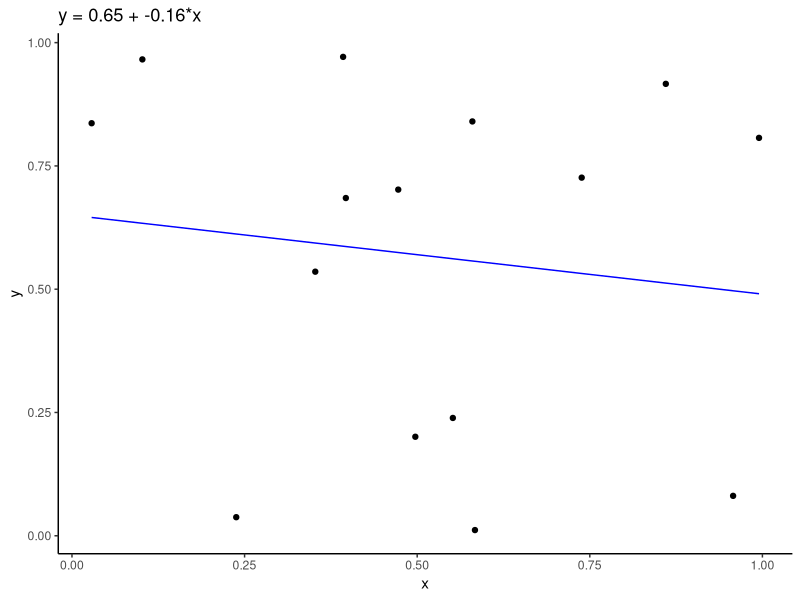
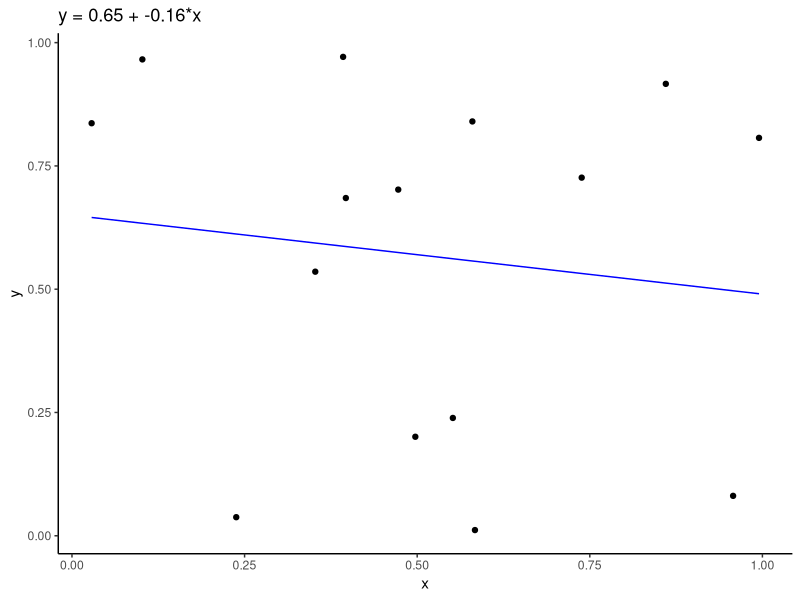

Here is the R script that generated these plots, in order: (Note: this script raises an error after producing the figures.)
## ---- chunk 1
knitr::opts_chunk$set(echo = TRUE)
# load packages
library(ggplot2);theme_set(theme_classic())
library(plyr)
library(multcompView)
# set working directory
setwd("C:/Users/Adria/Documents/R/Projects/BIO381/HW7")
# set random number seed
set.seed(100)
## ---- chunk 2
# Define Functions------------------------------------
#######################################
#FUNCTION: simulateModel
#simulates y as a function of x
#input: x - a vector of x values
#       model - a string containing expression that tranforms x
#             example: for y = 5*x enter model = '5x'
#             check that the expression can be evaluated 
#             by replacing x with 1 and pasting in console (5*1)
#output: z - a list containng:
#             model - a string of the model equation
#             df - data frame of x and y values
#--------------------------------------
simulateModel <- function(
                    X = data.frame(X1= rnorm(10),X2=rnorm(10)), #number of samples
                    model = '0 + 1*X1 + 2*X2 + rnorm(length(X1),0,1)'
                    ){
  y <- with(X, eval(parse(text=model)))
  df  <- cbind(y=y,X)
  return(df)
} 
print(simulateModel())

#######################################
#///FUNCTION: MLR_results
#conducts muliple regression and returns list of key results
#input: df - data frame of three or more numeric vectors
#       model - two sided formula object that uses the column 
#               names from the df
#output: a list of key results
#--------------------------------------
MLR_results <- function(df = NULL, model=NULL){
  if(is.null(df)) df<-data.frame(y=runif(15),x1=runif(15),x2=runif(15))
  if(is.null(model)) model <- y~x1*x2
  . <- lm(model, data=df) # produces results as a list
  betas <- .$coefficients # vectorized regression outputs
  betaPs <- summary(.)$coefficients[1:nrow(summary(.)$coefficients),4]
  fstats <- summary(.)$fstatistic
  r_sq <- summary(.)$r.squared
  rmse <- sqrt(mean(residuals(.)^2))
  aic <- AIC(.)
  . <- list(betas=betas,betaPs=betaPs,
            fstats=fstats,r_sq=r_sq,rmse=rmse,aic=aic)
}
MLR_results()

#########################################
#FUNCTION: plotModel
#plots a specific modelfit to a data frame given as a formula 
#input: df - a two or more column datafarme (y,x)
#       eqn - a string containing the right hand side of 
#             an equation that transforms x (col=2 in df)
#             (e.g. eqn = '5*x^2' will be evaluated as
#                   y_m <- 5*x^2) 
#output: plotted model over data 
#----------------------------------------
ggplotModel <- function(df=NULL,model=NULL,saveas=paste0('modelplot',Sys.Date(),'.png')){
  #test the function
  require(ggplot2); theme_set(theme_classic())
  if(is.null(df)){
    df<-data.frame(y=runif(15),x=runif(15))
  }
  #default fits lm to y as function of x
  if(is.null(model)){
    .<-lm(df[,1]~df[,2],data=df)
    model <- paste0(round(.$coefficients[1],2)," + ",
                    round(.$coefficients[2],2),"*x")
  }
  #main body of function
  y_m <- with(df, eval(parse(text=model)))
  df <- cbind(df,y_m)
  p <- ggplot(data=df,mapping=aes(y=df[,1],x=df[,2]))+ geom_point()+
         labs(title=paste('y =',model),x=colnames(df)[2],y=colnames(df)[1])+
         geom_line(data=df, mapping=aes(y=y_m,x=df[,2]),color="Blue")
  print(p)
  ggsave(saveas,p)
}
ggplotModel()
## ---- chunk 3
# Main Program----------------------------------------

# set global parameters
alpha <- 0.01 #significance level - 95% confidence
p <- 1 #p value of statistical test
b0 <- 0 # b0 is the y-intercept parameter
b1 <- 1 #b1 is the slope parameter
sd <- sqrt(25) # sample error or variance
n = 2 #number of samples
sims = 1 # number of simulations
Xrange = 100
pVals <- rep(NULL,n)
m <- "b0 + b1*X1*rnorm(length(X1),0,sd)"
myModel <- paste0(b0," + ",b1,"*X1*rnorm(length(X1),0,",sd,")")
# printing model to console
cat("y = ",m," = ",myModel,"\n")
                        

# Objective 1:
# determine the number of samples needed to have a significant result
while (p >= alpha){
  n <- n + 1
  # simulate random model 'sims' times
  for (i in seq(1,sims)){
    #SPECIFY MODEL IN RELATION TO PARAMETERS (b0...bn,sd,etc)
    # this is done in for loop incase parameter values are being tested
    myModel <- paste0(b0," + ",b1,"*X1*rnorm(length(X1),0,",sd,")")
    #SPECIFY RANGE OF X VARIABLES
    X1 <- eval(parse(text=paste0("runif(",n,")*",Xrange)))
    X2 <- NA*n
    #create a dataframe containing Y and X vectors, where Y = myModel(X)
    myData <- simulateModel(X = data.frame(X1=X1,X2=X2), model = myModel)
    #get regression stats
    myResults <- MLR_results(myData)
    if (i == 1){
      pVals[i]<- myResults['p_slope']
    }else {
    pVals[i]<- myResults['p_slope']
    }
  }
  p <- mean(pVals)
  #p <- mean(pVals<alpha)
}
print(c("number of samples"=n))
ggplotModel(df=myData,model=myModel)
# END PROGRAM-----------------------------------------
